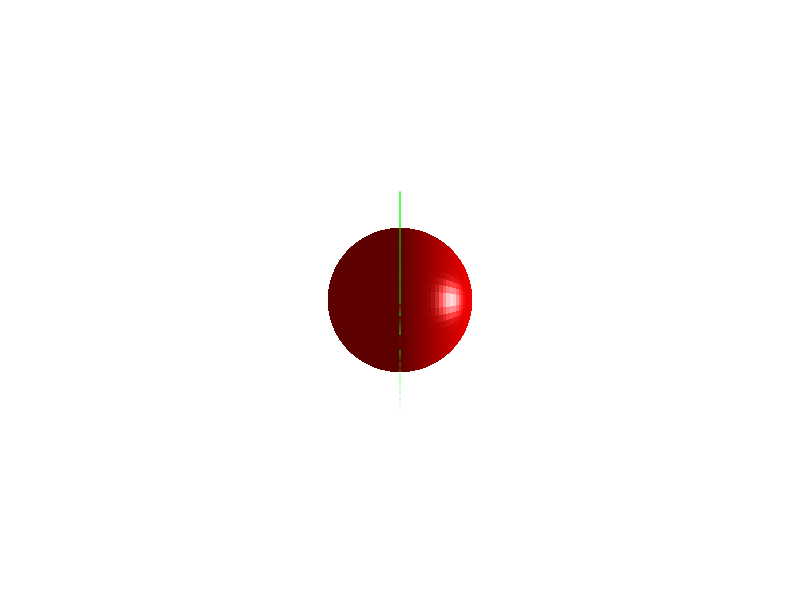

Source code (MATLAB): (Note: this script raises an error after producing the figure.)
clc; clear all; format long g; close all;

hFig = figure();
hAx = axes(hFig);
hold(hAx,'on');

[X,Y,Z] = sphere(50);
scale2 = 100;
h1=surf(hAx, scale2*X,          scale2*Y,          scale2*Z,          "EdgeColor","none", "FaceColor",'r', 'EdgeAlpha',0.5, 'FaceLighting','flat');
h2=surf(hAx, scale2*X+20*scale2,scale2*Y+20*scale2,scale2*Z+0*scale2, "EdgeColor","none", "FaceColor",'b', 'EdgeAlpha',0.5, 'FaceLighting','flat');
light(hAx, 'Style','infinite', 'Position',[0 0 1000]); 

theta = 0:0.01:2*pi;
x = 1.5*scale2*cos(theta);
y = 1.5*scale2*sin(theta);
plot(hAx, x,y, 'Color','g');

cameraPos = [-10*scale2,0,0];
campos(hAx, cameraPos);
camtarget(hAx, [1,0,0]);
camva(hAx, 45);
grid(hAx,'off');
axis(hAx,'equal');
hAx.XTick = [];
hAx.YTick = [];
hAx.ZTick = [];
hAx.Box = "off";
hAx.XColor = "none";
hAx.YColor = "none";
hAx.ZColor = "none";
camproj(hAx, 'perspective'); %THIS IS REQUIRED TO MAKE A "SKYBOX" WORK!!!
cameratoolbar(hFig);
hAx.Clipping = "off";
hAx.ClippingStyle = "3dbox";

lFh = @(src,evt) updateSkyboxPos(src,evt, hAx);
addlistener(hAx,'CameraPosition','PostSet', lFh);
lFh([],[]);

lFh = @(src,evt) updateCamTgtPos(src,evt, hAx, hFig);
addlistener(hAx,'CameraPosition','PostSet', lFh);

function updateSkyboxPos(~,~, hAx)
    global SkyBoxSurfHandle skyboxOrigin skyboxRadius

    cameraPos = campos(hAx);

    if(isempty(skyboxOrigin) || isempty(skyboxRadius) || norm(cameraPos - skyboxOrigin) > 0.5*skyboxRadius) %only update skybox sphere if we get too close to the edge
        if(not(isempty(SkyBoxSurfHandle)) && isvalid(SkyBoxSurfHandle))
            SkyBoxSurfHandle.Visible = 'off'; %This makes sure that the axes bounds are set without including the skybox.  Just turn the skybox back on later. 
        end
    
        xBndMaxDistToCamPos = max(abs(cameraPos(1) - xlim(hAx)));
        yBndMaxDistToCamPos = max(abs(cameraPos(2) - ylim(hAx)));
        zBndMaxDistToCamPos = max(abs(cameraPos(3) - zlim(hAx)));
        
        skyboxSize = 10*max([xBndMaxDistToCamPos, yBndMaxDistToCamPos, zBndMaxDistToCamPos]);
        
        skyboxOrigin = cameraPos;
        skyboxRadius = skyboxSize;

        [X,Y,Z] = sphere(30);
        if(isempty(SkyBoxSurfHandle) || not(isvalid(SkyBoxSurfHandle)))
            I = imread('eso0932a.tif');
            % I = imread('peppers.png');
            I = flipud(I);
    
            hold(hAx,'on');
            SkyBoxSurfHandle = surf(hAx, skyboxSize*X+cameraPos(1),skyboxSize*Y+cameraPos(2),skyboxSize*Z+cameraPos(3), "EdgeColor","none", "FaceColor","texturemap", 'CData',I, 'FaceLighting','none');
        else
            SkyBoxSurfHandle.XData = skyboxSize*X+cameraPos(1);
            SkyBoxSurfHandle.YData = skyboxSize*Y+cameraPos(2);
            SkyBoxSurfHandle.ZData = skyboxSize*Z+cameraPos(3);
            SkyBoxSurfHandle.Visible = 'on';
        end
    end
end

function updateCamTgtPos(~,~, hAx, hFig)
    global camPosTgtDist

    if(strcmpi(cameratoolbar(hFig,"GetMode"), 'dollyfb'))
        if(isempty(camPosTgtDist))
            camPosTgtDist = norm(camtarget(hAx) - campos(hAx));
        else
            posTgtNorm = norm(camtarget(hAx) - campos(hAx));
            posTgtUnitVect = (camtarget(hAx) - campos(hAx))/posTgtNorm;

            newCamTgt = campos(hAx) + camPosTgtDist*posTgtUnitVect;
            camtarget(hAx, newCamTgt);
        end
    end
end